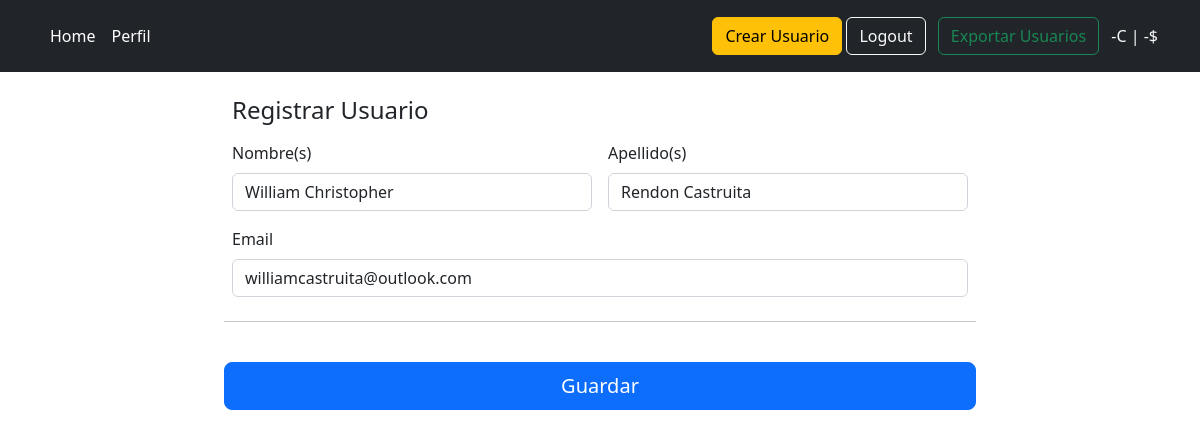
/profile/ (signed in), run on the app's committed database.
### user/models.py (models this page shows, shortened)
class User(AbstractBaseUser, PermissionsMixin):
	username = models.CharField(
		verbose_name="usuario",
		max_length=30,
		unique=True
	)
	email = models.EmailField(
		verbose_name="e-mail",
		max_length=255,
		unique=True
	)
	first_name = models.CharField(
		verbose_name="nombre(s)",
		max_length=50,
	)
	last_name = models.CharField(
		verbose_name="apellido(s)",
		max_length=50,
	)
	credits = models.PositiveIntegerField(
		verbose_name='créditos',
		default=0
	)
	is_active = models.BooleanField(
		verbose_name="activo",
		default=True
	)
	date_joined = models.DateTimeField(
		verbose_name='date joined',
		auto_now_add=True
	)
	registred_by = models.ForeignKey(
		to=Usr,
		on_delete=models.SET_NULL,
		related_name="registred_users",
		null=True,
		blank=True
	)
	type = models.PositiveBigIntegerField(
		choices=(
			(1, 'Superusuario'),
			(2, 'Administrador'),
			(3, 'Distribuidor'),
			(4, 'Cliente'),
		)
	)
	objects = UserManager()
	USERNAME_FIELD = "username"
	REQUIRED_FIELDS = ["email", "first_name", "last_name", "type"]
	class Meta:
		permissions = (
			("manage_users", "puede acceder a las vistas de gestión de usuarios"),
			("change_credits", "puede cambiar creditós de los usuarios"),
		)
	@property
	def is_superuser(self):
		if self.type == 1:
			return True
		else:
			return False

### user/views.py (the view, shortened to what this page needs)
# urls.py: path("profile/", view=views.Profile.as_view(), name='profile'),
@method_decorator(login_required(login_url="/login/"), name="dispatch")
class Profile(View):
	def get(self, request):
		user = request.user
		values = {
			"firstName_value": user.first_name,
			"lastName_value": user.last_name,
			"email_value": user.email,
		}
		return render(
			request=request,
			template_name="user/profile.html",
			context={
				**values
			}
		)

### user/templates/user/profile.html (shortened to what this page needs)
{% extends "core/base.html" %}
{% load static %}
{% block content %}
	{% include "shared/header.html" %}
		<div class="container">
		<main>
			<div class="row d-flex justify-content-center mt-4">
			<div class="col-md-7 col-lg-8">
					<h4 class="mb-3">Registrar Usuario</h4>
					<form novalidate="" method="POST"> {% csrf_token %}
						<div class="row g-3">
							<div class="col-sm-6">
								<label for="firstName" class="form-label">Nombre(s)</label>
								{% if firstName %}
								<input type="text" class="form-control is-invalid" id="firstName" name="firstName" placeholder="" value="{{ firstName_value }}" required="">
									<div class="invalid-feedback">{{ firstName }}</div>
								{% else %}
									<input type="text" class="form-control" id="firstName" name="firstName" placeholder="" value="{{ firstName_value }}" required="">
								{% endif %}
							</div>
							<div class="col-sm-6">
								<label for="lastName" class="form-label">Apellido(s)</label>
								{% if lastName %}
								<input type="text" class="form-control is-invalid" id="lastName" name="lastName" placeholder="" value="{{ lastName_value }}" required="">
									<div class="invalid-feedback">{{ lastName }}</div>
								{% else %}
								<input type="text" class="form-control" id="lastName" name="lastName" placeholder="" value="{{ lastName_value }}" required="">
								{% endif %}
							</div>
							<div class="col-12">
								<label for="email" class="form-label">Email</label>
								{% if email %}
								<input type="email" class="form-control is-invalid" id="email" name="email" placeholder="tu@example.com" value="{{ email_value }}">
									<div class="invalid-feedback">{{ email }}</div>
								{% else %}
									<input type="email" class="form-control" id="email" name="email" placeholder="tu@example.com" value="{{ email_value }}">
								{% endif %}
							</div>
					<hr class="my-4">
						<button class="w-100 btn btn-primary btn-lg" type="submit">Guardar</button>
					</form>
				</div>
			</div>
		</main>
	</div>
{% endblock content %}

### data on the page
User: firstName "William Christopher", lastName "Rendon Castruita", email "williamcastruita@outlook.com"
